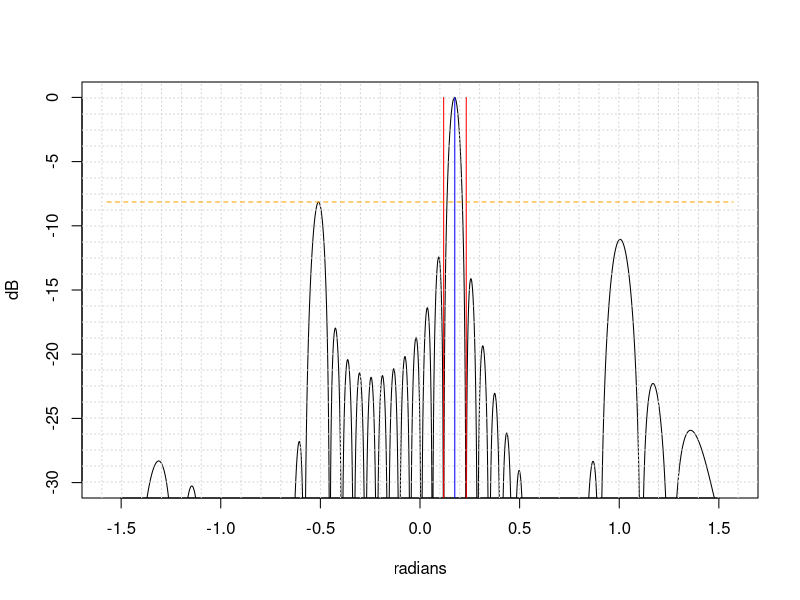

This chart was generated by the following R code:
remove(list = ls());
AF = 0;
sequence = c(3, 3, 3, 3, 3, 3, 3, 3, 3, 3, 3, 3);
vect = c();
count_phase = 1;

for(i in sequence){
  vect = c(vect, rep(count_phase, i));
  if(count_phase == length(sequence)){
    break;
  } else { count_phase = count_phase + i; }
}

print(vect);

p = seq(-(pi/2), pi/2, by = pi/1800);
deg2rad = function(deg) deg * (pi/180);
theta = deg2rad(10);

beta = function(k) -2*pi*(0.5)*(k-1)*(sin(theta));
PP = exp(1i*beta(vect));

len = length(vect);
for(n in c(1:len)){
  AF = AF + (exp(1i*2*pi*(n-1)*(0.5)*sin(p)) * PP[n]);
}

fact = abs(AF);
fact2 = fact / max(fact);
plot(p, 20*log10(fact2), ylim=c(-30, 0), type='l', xlab='radians', ylab = 'dB');
grid(34, 26)
maxlobe_index = which(round(p, digits=6) == round(theta, digits=6));

flag1 = FALSE;
flag2 = FALSE;

p1 = maxlobe_index - 10;
p2 = p1 - 1;

while(fact[p1] > fact[p2]){
  p1 = p2;
  p2 = p1 - 1;
  if(p2 == 0){
    p1 = 1791;
    p2 = p1 - 1;
    flag1 = TRUE;
  }
}

tmp1 = p1;

q1 = maxlobe_index + 10;
q2 = q1 + 1;

while(fact[q1] > fact[q2]){
  q1 = q2;
  q2 = q1 + 1;
  if(q2 == 1801){
    q1 = 10;
    q2 = q1 + 1;
    flag2 = TRUE;
  }
}
tmp2 = q1;

if(flag1 || flag2){
  right_point = tmp1;
  left_point = tmp2;
  sll_left_index = which.max(fact[left_point:900]) + left_point;
  sll_right_index = which.max(fact[901:right_point]) + 900;
  
  bw = (abs(p[1]) - abs(p[left_point])) + (p[1801] - p[right_point]);
  sll = max(20*log10(fact2[sll_left_index]), 
            20*log10(fact2[sll_right_index]));
  
  lines(p[left_point]*rep(1, 1801), 20*log10(fact2), col='red');
  lines(p[right_point]*rep(1, 1801), 20*log10(fact2), col='red');
}else{ 
  right_point = tmp2;
  left_point = tmp1;
  sll_left_index = which.max(fact[1:left_point]);
  sll_right_index = which.max(fact[right_point:1801]) + right_point;
  
  bw = abs(p[right_point] - p[left_point]);
  sll = max(20*log10(fact2[sll_left_index]), 
            20*log10(fact2[sll_right_index]));
  
  lines(p[left_point]*rep(1, 1801), 20*log10(fact2), col='red');
  lines(p[right_point]*rep(1, 1801), 20*log10(fact2), col='red');
}

lines(theta*rep(1, 1801), 20*log10(fact2), col='blue');
lines(p, sll * rep(1, 1801), type="l", lty=2, col='orange');
remove(flag1, flag2, tmp1, tmp2, p1, p2, q1, q2, n)
